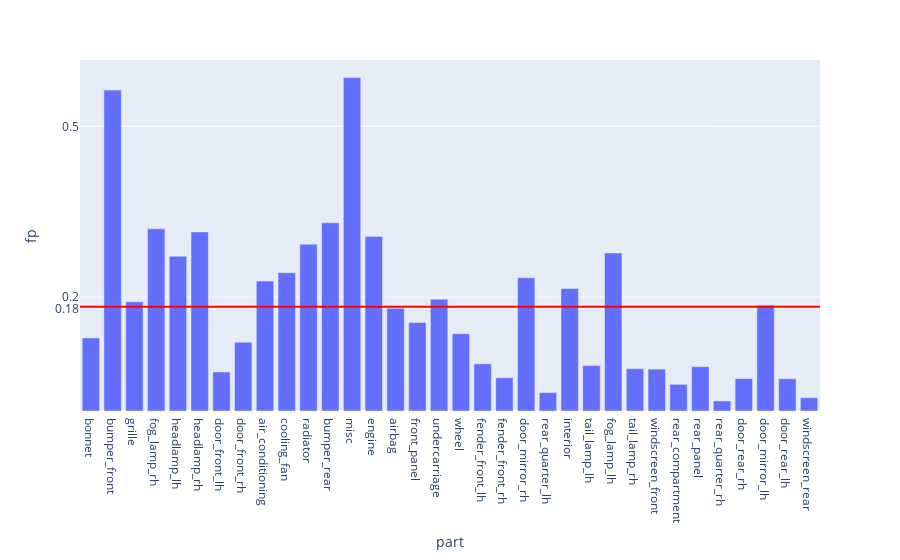

This figure's notebook cell:
### Code cell
fig = px.bar(evalMetrics, x = 'part', y = 'fp')

fig.add_hline(y=avgFp, line_width=2, line_color="red")

fig.update_layout(
    yaxis = dict(
        tickmode = 'array',
        tickvals = [np.format_float_positional(avgFp, 2), 0.2, 0.5, 0.7],
    )
)

### Figure 1 — Plotly figure (JSON) as saved in the notebook; plotly's stock layout.template omitted (floating-point values rounded to 4 significant figures)
{"data": [{"alignmentgroup": "True", "hovertemplate": "part=%{x}<br>fp=%{y}<extra></extra>", "legendgroup": "", "marker": {"color": "#636efa", "pattern": {"shape": ""}}, "name": "", "offsetgroup": "", "orientation": "v", "showlegend": false, "textposition": "auto", "type": "bar", "x": ["bonnet", "bumper_front", "grille", "fog_lamp_rh", "headlamp_lh", "headlamp_rh", "door_front_lh", "door_front_rh", "air_conditioning", "cooling_fan", "radiator", "bumper_rear", "misc", "engine", "airbag", "front_panel", "undercarriage", "wheel", "fender_front_lh", "fender_front_rh", "door_mirror_rh", "rear_quarter_lh", "interior", "tail_lamp_lh", "fog_lamp_lh", "tail_lamp_rh", "windscreen_front", "rear_compartment", "rear_panel", "rear_quarter_rh", "door_rear_rh", "door_mirror_lh", "door_rear_lh", "windscreen_rear"], "xaxis": "x", "y": [0.1284, 0.5636, 0.1919, 0.32, 0.2719, 0.3145, 0.06856, 0.1208, 0.2282, 0.243, 0.2929, 0.3305, 0.5856, 0.3067, 0.1803, 0.1556, 0.1963, 0.1359, 0.0828, 0.0584, 0.234, 0.03218, 0.2152, 0.0798, 0.2776, 0.0743, 0.07354, 0.04683, 0.07795, 0.0176, 0.05699, 0.1857, 0.05661, 0.0234], "yaxis": "y"}], "layout": {"barmode": "relative", "legend": {"tracegroupgap": 0}, "margin": {"t": 60}, "shapes": [{"line": {"color": "red", "width": 2}, "type": "line", "x0": 0, "x1": 1, "xref": "x domain", "y0": 0.1832, "y1": 0.1832, "yref": "y"}], "xaxis": {"anchor": "y", "domain": [0, 1], "title": {"text": "part"}}, "yaxis": {"anchor": "x", "domain": [0, 1], "tickmode": "array", "tickvals": ["0.18", 0.2, 0.5, 0.7], "title": {"text": "fp"}}}}
